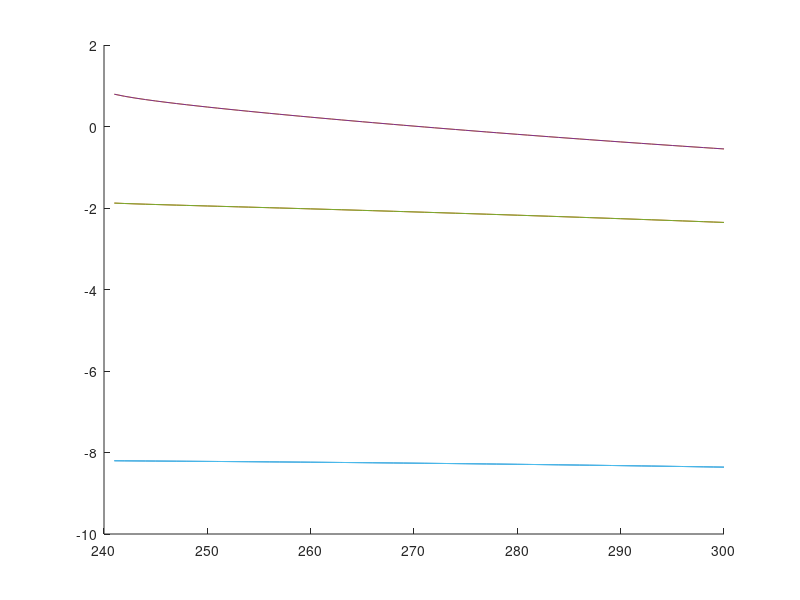

Write the MATLAB code that produced this figure.

clf
hold on
%Param values from Gandhi et al
D = 10; %Seed dispersal rate 
L = 4; %Evap Rate
M = 1.8; %Mortality Rate
J = 0.003; %Water Use Efficiency
V = 63; %Advection Rate
R = 100; %Transpiration Rate

Beq = @(P) 0.5*(P*J/M + sqrt((P*J/M)^2-4*L/R)); % Formula for stable, nontrivial 
                                                % equilibrium value of B as a func of P 

sig = zeros(2,60);
A = zeros(2,2);

for k = -1:0.4:1 %Wave numbers
    for P = 241:300 %Turing Bif occurs in this range according to Gandhi et al plot
        B = Beq(P);
        W = M/(J*R*B);
        A(1,1) = V*1i*k - R*B^2 - L;
        A(1,2) = -2*R*W*B;
        A(2,1) = J*R*B^2;
        A(2,2) = -D*k^2 + 2*J*R*W*B - M;
        sig(:,P-240) = eig(A);
    end
    plot(241:300,real(sig(2,:)))
end
